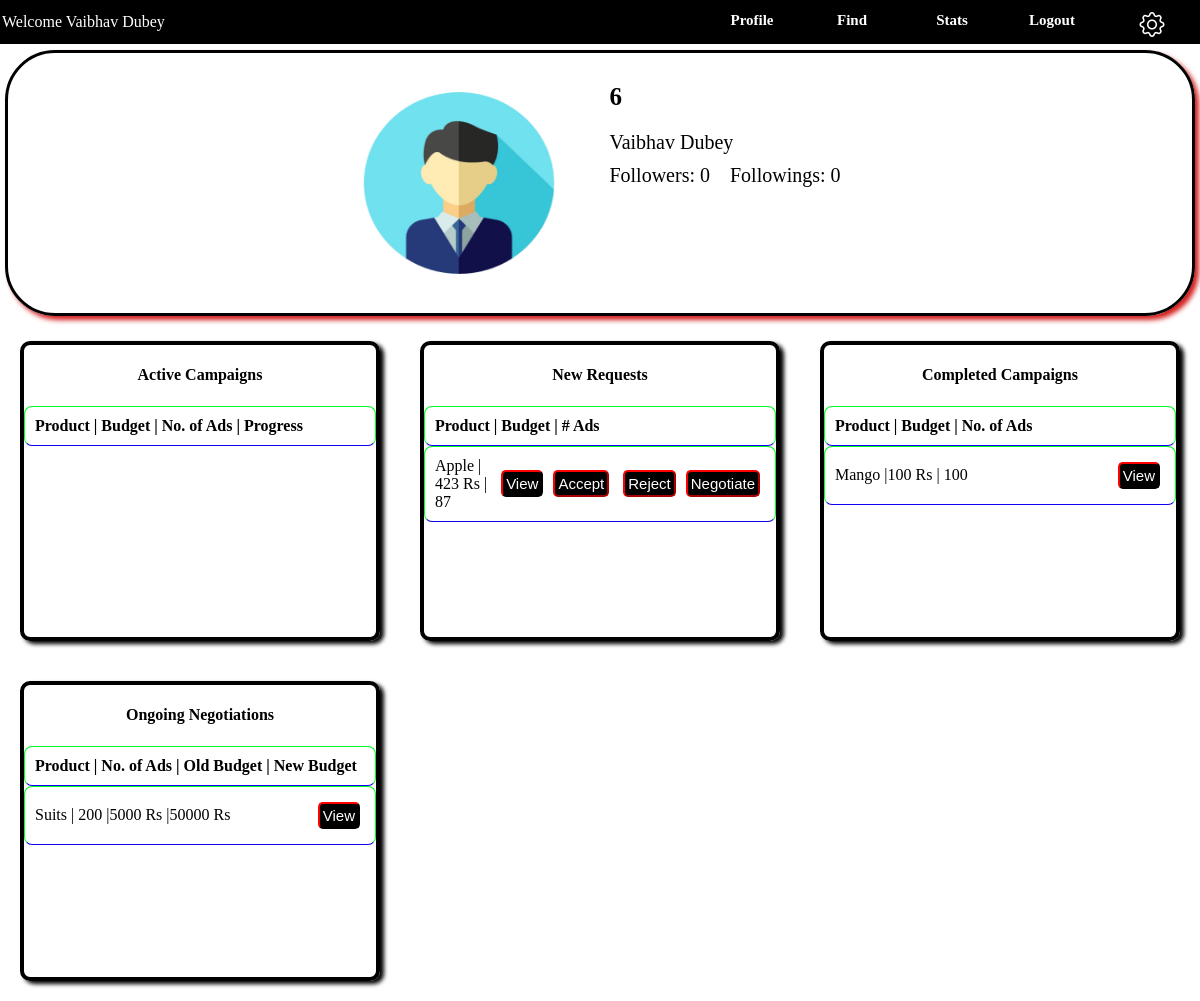
/Influencer/6 (signed in), run on an earlier commit of the app's database.
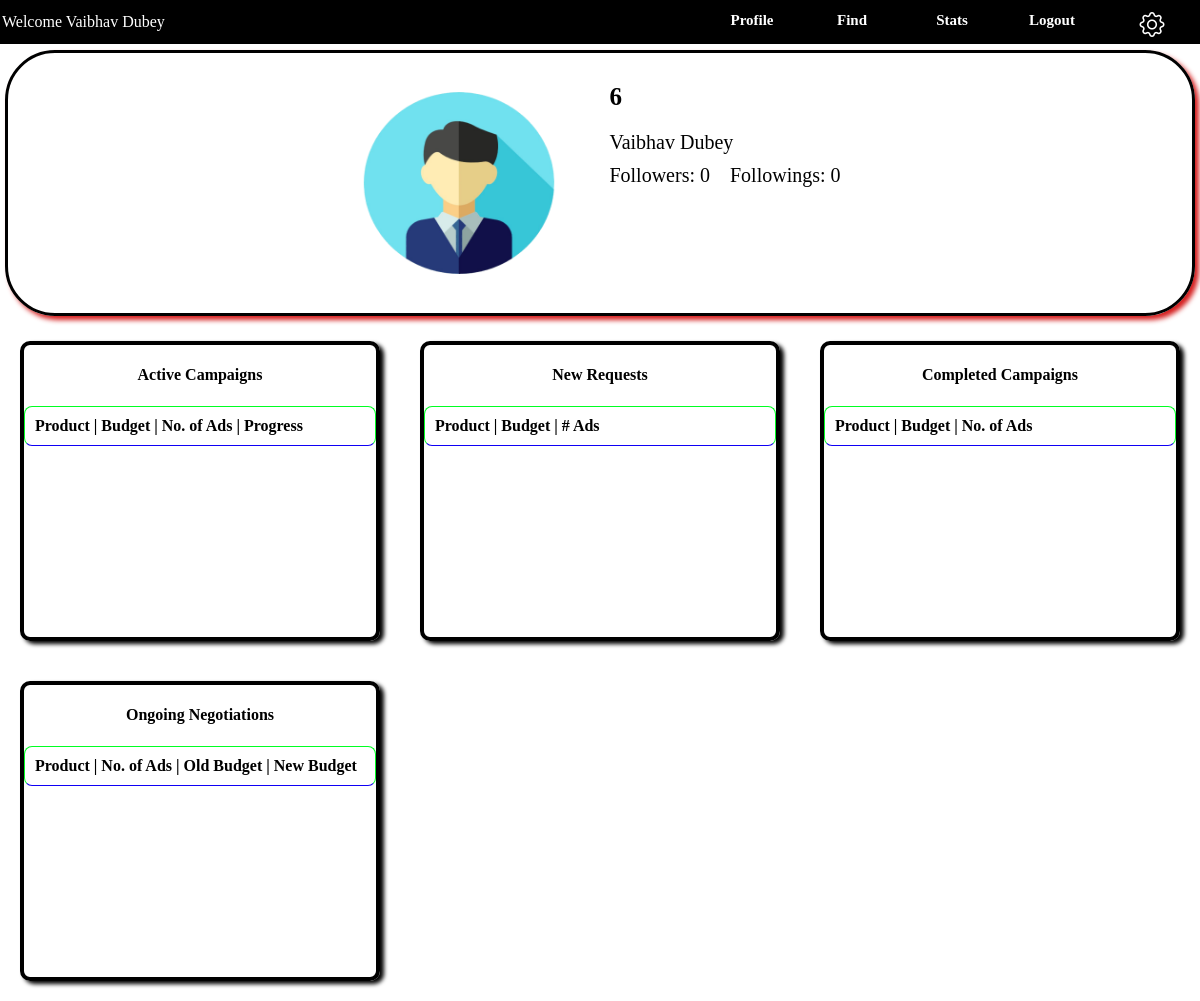
And on a later commit of the database.
### application/Models.py (models this page shows)
class Product(db.Model):
    __tablename__ = 'Product'
    id = db.Column(db.Integer, primary_key=True)
    name = db.Column(db.String(200), nullable=False)
    description = db.Column(db.Text, nullable=False)
    category = db.Column(db.String(100), nullable=True)
    niche = db.Column(db.String(100), nullable=True)
    price = db.Column(db.Integer, nullable=False)
    start = db.Column(db.Date, nullable=False)
    end = db.Column(db.Date, nullable=False)
    Ads=db.Column(db.Integer,nullable=True)
    CompletedAd=db.Column(db.Integer,nullable=True)
    visibility=db.Column(db.String, default='Private')
    flag=db.Column(db.Boolean, default=False)
    flagCount=db.Column(db.Integer, default=0)
    sponsor_id = db.Column(db.Integer, db.ForeignKey('Sponsor.id'), nullable=False)
    users = db.relationship('User', secondary='userproduct', backref='product')

class UserProduct(db.Model):
    __tablename__ = 'userproduct'
    productID = db.Column(db.Integer, db.ForeignKey('Product.id'), primary_key=True)
    userID = db.Column(db.Integer, db.ForeignKey('User.id'), primary_key=True)
    progress=db.Column(db.Integer,nullable=True, default=0)
    status = db.Column(db.String(20), default='Pending')  # Status: Pending, Accepted, Rejected, Waiting, Completed
    budget=db.Column(db.Integer, nullable=True)
    flag=db.Column(db.Boolean, default=False)
    negotiation=db.Column(db.String, nullable=True)

### application/UserController.py (the view, shortened to what this page needs)
@app.route('/Influencer/<username>', methods=['GET', 'POST'])
def dashboard(username):
    if 'userID' in session:
        userID = session['userID']
        user = User.query.get(userID)
        if user and username:
            usrprd=UserProduct.query.filter_by(userID=userID).all()
            prdID=[a.productID for a in usrprd]
            products=Product.query.filter(Product.id.in_(prdID)).all()
            Status={up.productID: up.status for up in usrprd}
            progress={up.productID: up.progress for up in usrprd}
            budget={up.productID: up.budget for up in usrprd}
            return render_template('influpg.html', username=username,fullname=user.fullname,user=user,products=products,Status=Status,progress=progress, budget=budget)
    return redirect(url_for('main'))

### templates/influpg.html (shortened to what the changed rows need)
<!DOCTYPE html>
<html lang="en">
<head>
    <link rel="stylesheet" href="https://cdnjs.cloudflare.com/ajax/libs/bootstrap-icons/1.9.1/font/bootstrap-icons.min.css">
</head>
<body>
    <div class="main">
        <div class="request">
            {% for ad in products %}
                {% if Status.get(ad.id)=='Pending' %}
                    <div class="rect">
                        <div class="i">
                            <div class="iname">{{ad.name}} | {{ad.price}} Rs | {{ad.Ads}}</div>
                            <button type="button" data-modal="modal-{{ ad.id }}" class="button view">View</button>
                            <form method="POST" action="{{ url_for('dashboard', username=username) }}">
                                {% if Status.get(ad.id) == 'Pending' %}
                                    <button type="submit" name="status" value="Accepted" class="button accept">Accept</button>
                                    <button type="submit" name="status" value="Rejected" class="button reject">Reject</button>
                                {% endif %}
                            </form>
                            <form method="POST">
                                <button type="button" name="adID" value="ad.id" data-modal="modal-Neg-{{ ad.id }}" class="button view" >Negotiate</button>
                            </form>
                        </div>
                    </div>
                {% endif %}
            {% endfor %}
        </div>
        <div class="request">
            {% for ad in products %}
                {% if Status.get(ad.id)=='Completed' %}
                    <div class="rect">
                        <div class="i">
                            <div class="iname">{{ad.name}} |{{budget.get(ad.id)}} Rs | {{ad.Ads}} </div>
                            <button type="button" data-modal="modal-{{ ad.id }}" class="button view">View</button>
                        </div>
                    </div>
                {% endif %}
            {% endfor %}
        </div>
        <div class="request">
            {% for ad in products %}
                {% if Status.get(ad.id)=='Negotiation' %}
                    <div class="rect">
                        <div class="i">
                            <div class="iname">{{ad.name}} | {{ad.Ads}} |{{ad.price}} Rs |{{budget.get(ad.id)}} Rs </div>
                            <button type="button" data-modal="modal-{{ ad.id }}" class="button view">View</button>
                        </div>
                    </div>
                {% endif %}
            {% endfor %}
        </div>
    </div>
</body>
</html>

What changed in the data, as far as the page shows it:
no longer on this page (row edited): Product: name "Apple", price "423", Ads "87", shows "Accept", shown under "New Requests"
no longer on this page (row edited): Product: name "Mango", get "100", Ads "100", shown under "Completed Campaigns"
removed Product: name "Suits", Ads "200", price "5000", shown under "Ongoing Negotiations"
removed UserProduct: get "50000"
